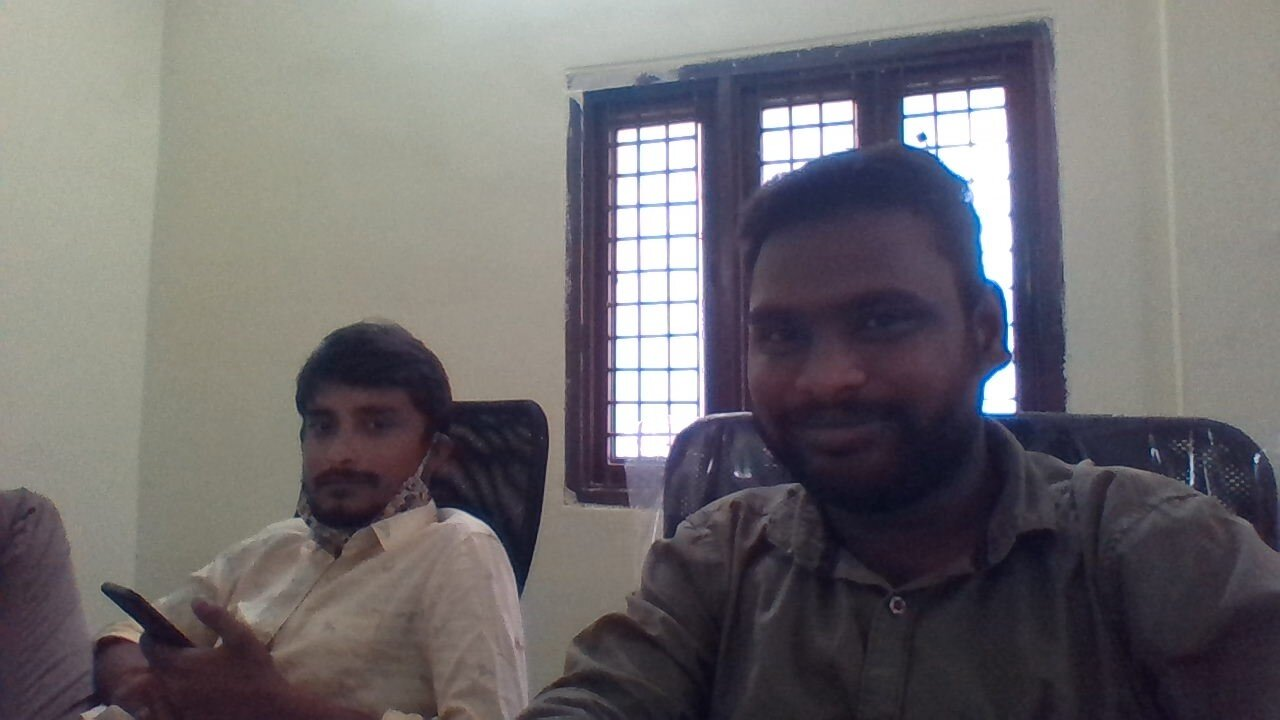
#> input picture PY00033-Image and Video Processing/face_detection/chill_pic.jpg, 1280 x 720 px, found by its file name
$ python face_detection.py
#> lines starting #> are read from the running program, lines starting #| are printed output that depends on the picture; after the words box and inside, x2 and y2 are one past the last pixel; in counts of white or black regions, pixels touching at a corner belong together
import cv2

face_cascade = cv2.CascadeClassifier("face_detection\\haarcascade_frontalface_default.xml") #To read the cascade xml file which has features

img = cv2.imread("face_detection\\chill_pic.jpg")
#> img is the input picture: shape (720, 1280, 3); mean B, G, R 110.5, 108.1, 111.5

gray_img = cv2.cvtColor(img, cv2.COLOR_BGR2GRAY) #color to gray
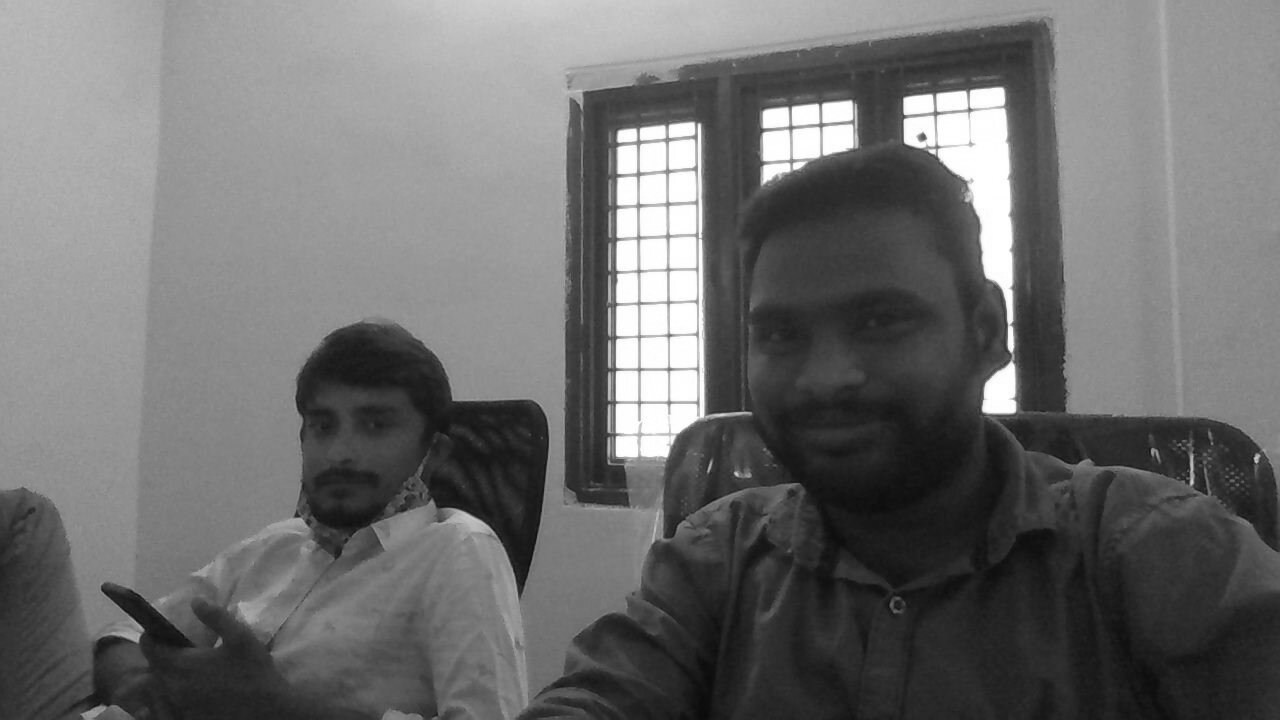
#> gray_img: shape (720, 1280); min 9, max 255, mean 109.4

faces = face_cascade.detectMultiScale(gray_img,
scaleFactor = 1.05,
minNeighbors = 5) # gives you array of face
#> faces = [[893, 96, 52, 52], [275, 369, 147, 147], [701, 228, 268, 268]]
# 'detectMultiscale'-->search for harrcascade xml file
# 'scaleFactor'--> Down scale the image by 5%
# 'minNeighbors'--> Serach for 5 faces around the window

for x,y, w, h in faces:
    img = cv2.rectangle(img, (x,y),(x+w,y+h),(0,255,0),3) #For drawing rectagular box
#> this loop made 3 passes
#> pass 1, `img = cv2.rectangle(img, (x,y),(x+w,y+h),(0,255,0),3)`:
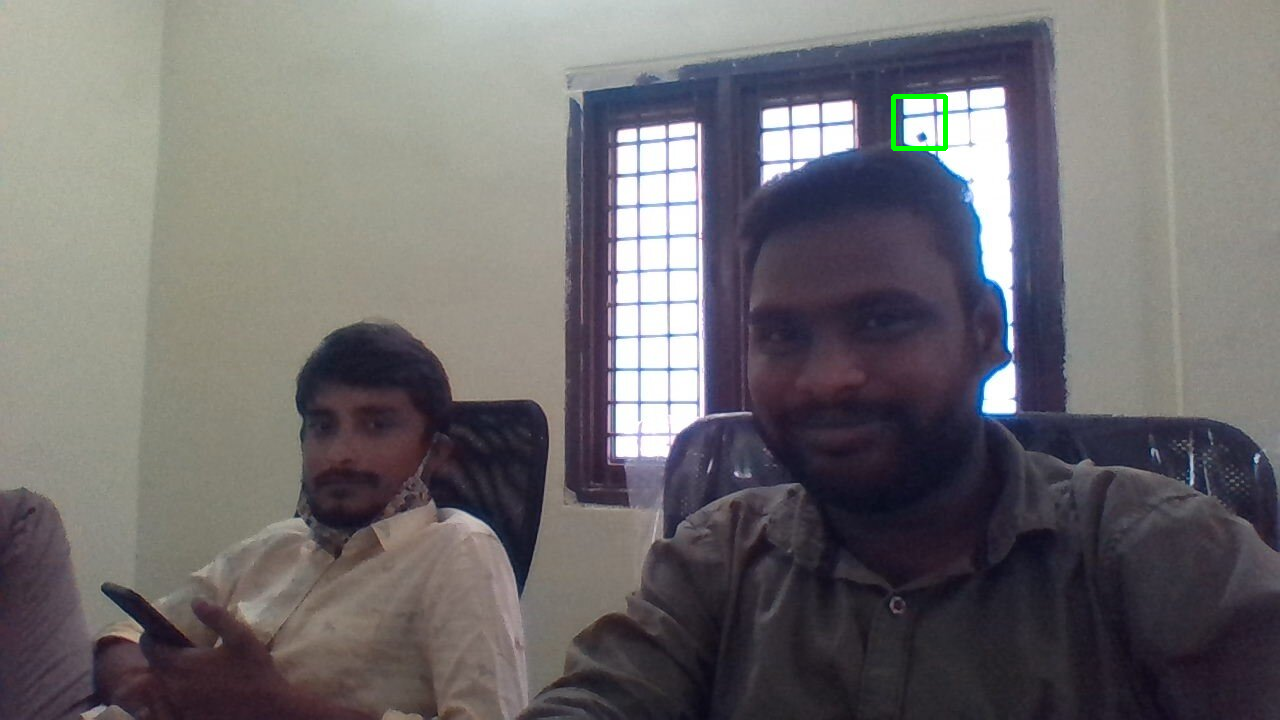
#> img: shape (720, 1280, 3); 0.11% of pixels changed, all inside (x1, y1, x2, y2) = (891, 94, 948, 151)
#> pass 2, `img = cv2.rectangle(img, (x,y),(x+w,y+h),(0,255,0),3)`:
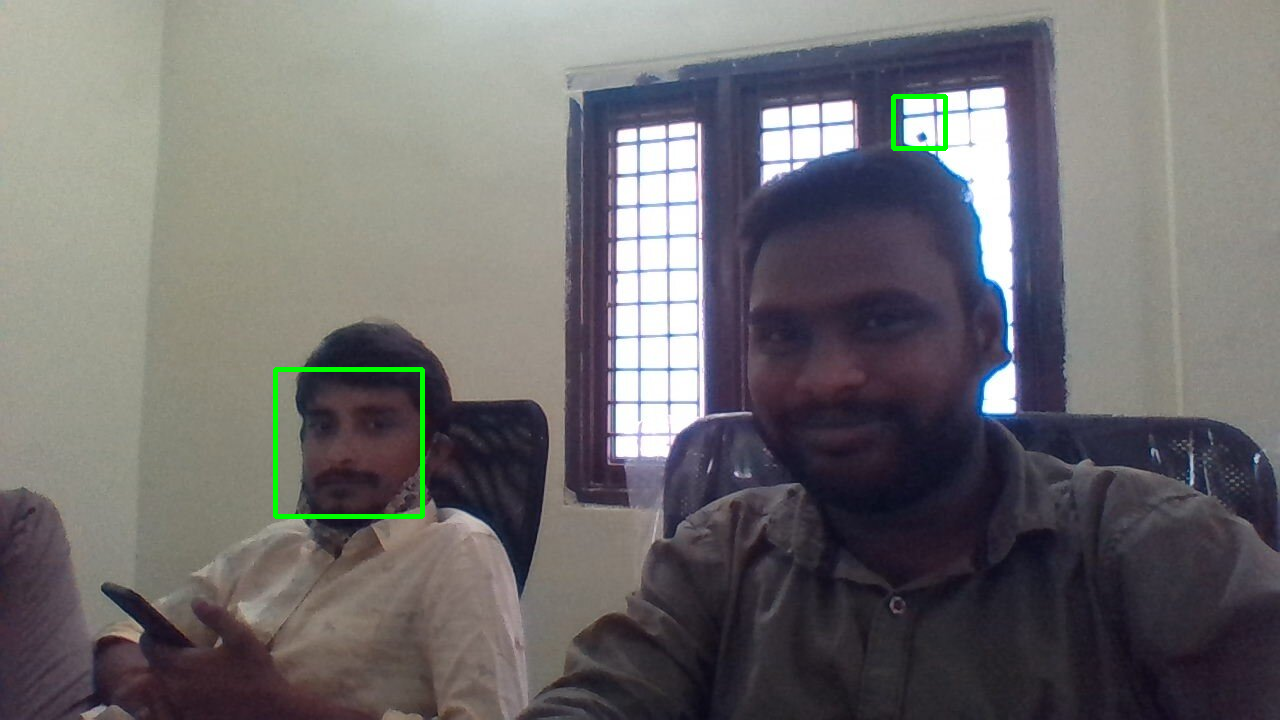
#> img: shape (720, 1280, 3); 0.32% of pixels changed, all inside (x1, y1, x2, y2) = (273, 367, 425, 519)
#> pass 3, `img = cv2.rectangle(img, (x,y),(x+w,y+h),(0,255,0),3)`:
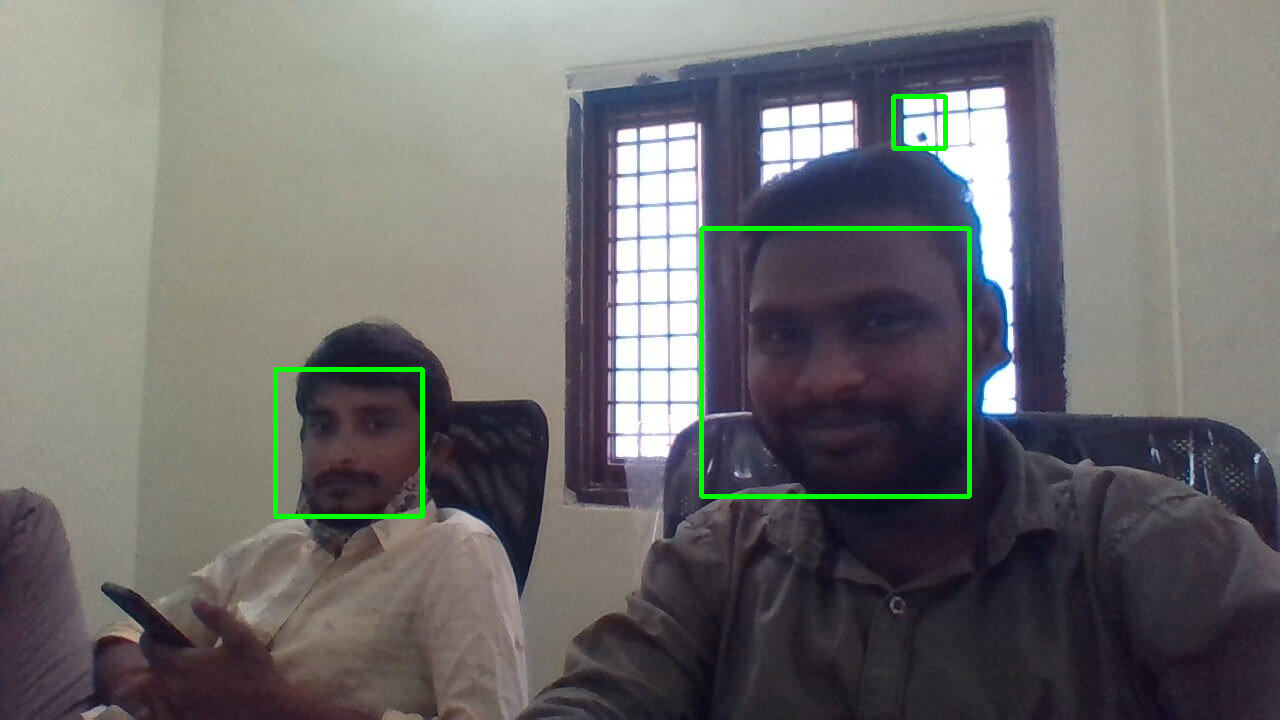
#> img: shape (720, 1280, 3); 0.58% of pixels changed, all inside (x1, y1, x2, y2) = (699, 226, 972, 499)

print(type(faces))
#| <class 'numpy.ndarray'>
print(faces)
#| [[893  96  52  52]
#|  [275 369 147 147]
#|  [701 228 268 268]]

resized = cv2.resize(img,(int(img.shape[1]/3),int(img.shape[0]/3)))
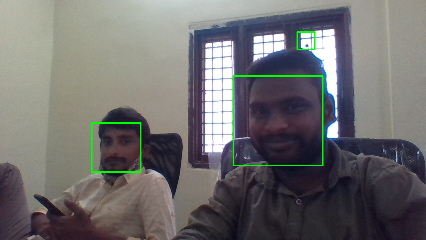
#> resized: shape (240, 426, 3); mean B, G, R 109.5, 109.7, 110.6

cv2.imshow("Gray", resized)
# cv2.imwrite("photo_modi",resized)
cv2.waitKey(0)
cv2.destroyAllWindows()

$ run again, with PY00033-Image and Video Processing/face_detection/photo.jpg copied over PY00033-Image and Video Processing/face_detection/chill_pic.jpg
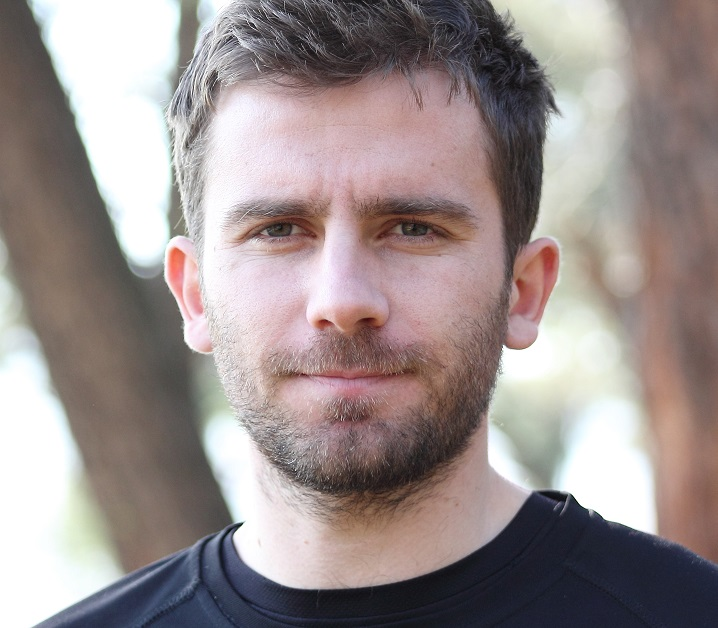
#> input picture PY00033-Image and Video Processing/face_detection/photo.jpg, 718 x 628 px, found by its file name
#> img is the input picture: shape (628, 718, 3); mean B, G, R 142, 143.2, 154.6
#> `gray_img = cv2.cvtColor(img, cv2.COLOR_BGR2GRAY)`:
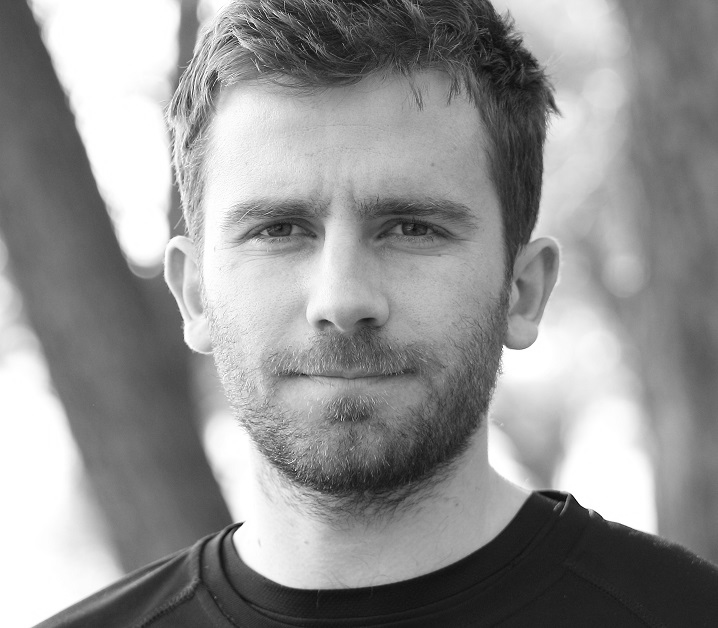
#> gray_img: shape (628, 718); min 2, max 255, mean 146.4
#> faces = [[157, 84, 379, 379]]
#> the loop `for x,y, w, h in faces:` made 1 pass
#| <class 'numpy.ndarray'>
#| [[157  84 379 379]]
#> `resized = cv2.resize(img,(int(img.shape[1]/3),int(img.shape[0]/3)))`:
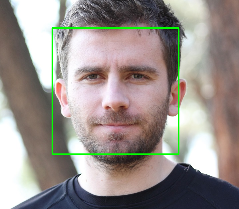
#> resized: shape (209, 239, 3); mean B, G, R 139.8, 144.9, 152.2
